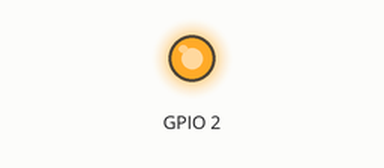
Simulated run of this sketch. Board: ESP32. Parts: output pins drawn as LEDs (lit = HIGH). WiFi joins after 1.5 s; servers stay silent unless stated; uploads are accepted with an empty reply; not simulated (calls return 0 or success): env.h; what the sketch prints to the serial monitor is not drawn.

Above: at 5.2 s.
At 9.7 s:
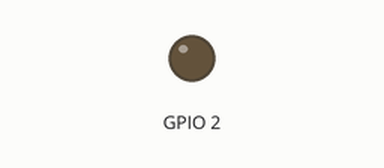
Timing chart, 0 to 11.6 s (numbered marks = the images above):
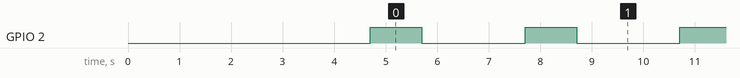

The sketch:

QuedaSeguraIOT.ino
```cpp
// (licence header left out)
#include <WiFi.h>
#include <WiFiClient.h>
#include <HTTPClient.h>

#include <env.h>

void setup(){
  Serial.begin(115200);
  pinMode(2, OUTPUT);

  delay(1000);
  Serial.println("-- Bem Vindo ao Queda Segura --");

  WiFi.mode(WIFI_STA);

  WiFi.begin(WIFI_NAME, WIFI_PASS);


  while(WiFi.status() != WL_CONNECTED){
    delay(100);
    Serial.write(".");
  }

  HTTPClient http;

  //http.begin("http://0.0.0.0:7777");
  http.begin("https://teste-py-5w58.onrender.com");

  int httpCode = http.POST("Teste do esp32");

  if (httpCode == HTTP_CODE_OK) {
    String payload = http.getString();
    delay(1000);
    Serial.println(payload);
  }
  else{
    delay(1000);
    Serial.println("Error");
  }
  delay(1000);
}

void loop(){
  digitalWrite(2, HIGH);
  delay(1000);
  digitalWrite(2, LOW);
  delay(1000);
  Serial.println(WiFi.localIP());
  delay(1000);
}
```

Measured:
- by itself, GPIO 2: alternates HIGH for 1.0 s and LOW for 2.0 s
